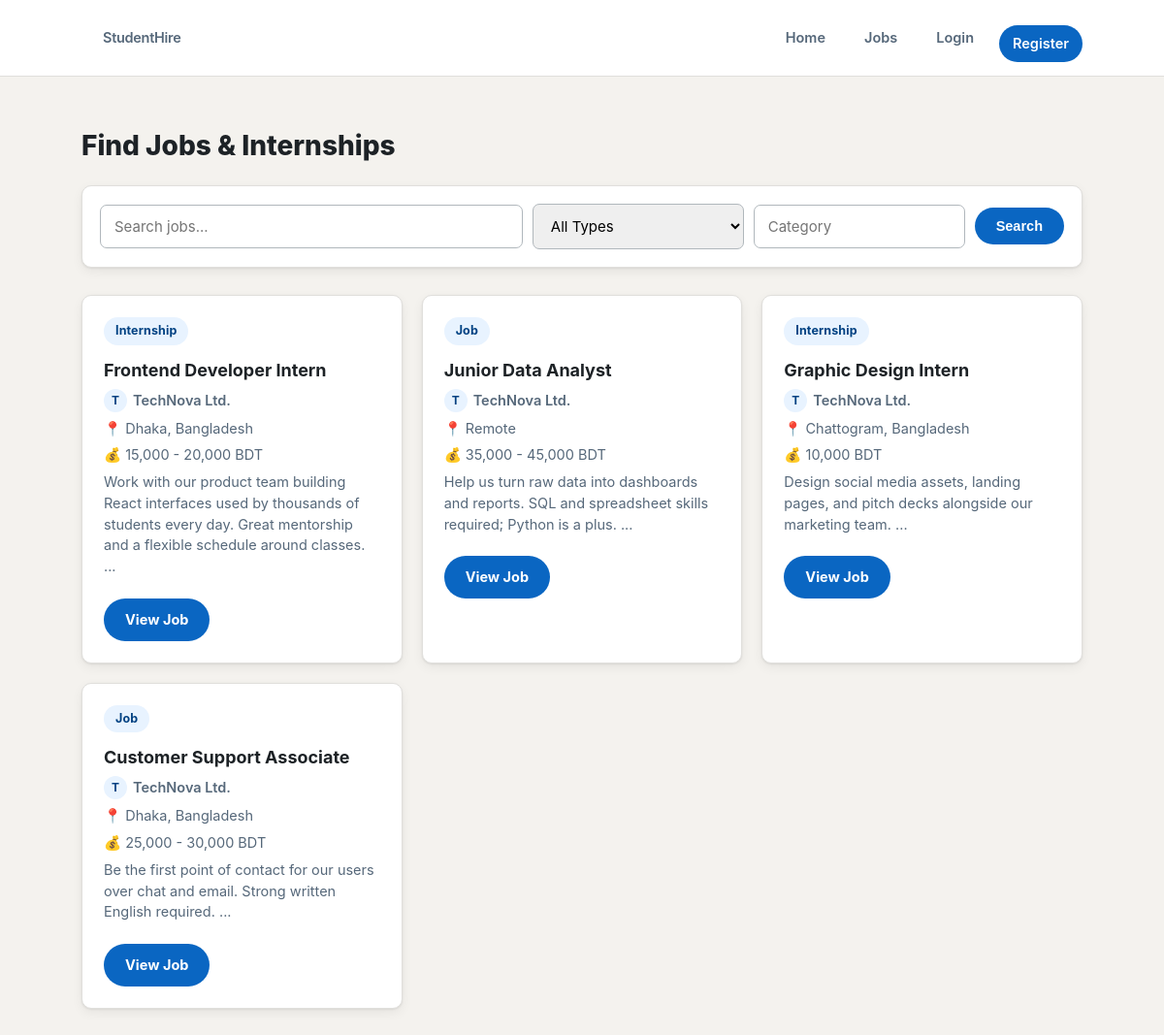
/jobs.php, run on the app's committed database.
### tables this page shows
CREATE TABLE jobs (
    id INT AUTO_INCREMENT PRIMARY KEY,
    employer_id INT NOT NULL,
    title VARCHAR(150) NOT NULL,
    description TEXT NOT NULL,
    category VARCHAR(100) DEFAULT NULL,
    location VARCHAR(120) DEFAULT NULL,
    job_type ENUM('Job', 'Internship') NOT NULL DEFAULT 'Job',
    salary VARCHAR(100) DEFAULT NULL,
    deadline DATE DEFAULT NULL,
    created_at TIMESTAMP DEFAULT CURRENT_TIMESTAMP,
    FOREIGN KEY (employer_id) REFERENCES users(id) ON DELETE CASCADE
);

CREATE TABLE users (
    id INT AUTO_INCREMENT PRIMARY KEY,
    name VARCHAR(120) NOT NULL,
    email VARCHAR(150) NOT NULL UNIQUE,
    password VARCHAR(255) NOT NULL,
    role ENUM('student', 'employer', 'admin') NOT NULL DEFAULT 'student',
    created_at TIMESTAMP DEFAULT CURRENT_TIMESTAMP
);

### jobs.php (the view, shortened to what this page needs)
<?php
require_once "config/database.php";
$keyword = $_GET["keyword"] ?? "";
$category = $_GET["category"] ?? "";
$sql = "
    SELECT jobs.*, users.name AS employer_name
    FROM jobs
    JOIN users ON jobs.employer_id = users.id
    WHERE 1=1
";
$params = [];
$sql .= " ORDER BY jobs.created_at DESC";
$stmt = $pdo->prepare($sql);
$stmt->execute($params);
$jobs = $stmt->fetchAll(PDO::FETCH_ASSOC);
?>
<!DOCTYPE html>
<html>
<head>
    <link rel="stylesheet" href="assets/css/style.css">
</head>
<body>
<?php $base = ""; include __DIR__ . "/includes/navbar.php"; ?>
<div class="container">
    <h1>Find Jobs & Internships</h1>
    <form
        method="GET"
        class="search-box"
    >
        <input
            type="text"
            name="keyword"
            placeholder="Search jobs..."
            value="<?= htmlspecialchars($keyword) ?>"
        >
        <select name="type">
            <option value="">
                All Types
            </option>
        </select>
        <input
            type="text"
            name="category"
            placeholder="Category"
            value="<?= htmlspecialchars($category) ?>"
        >
        <button class="btn">
            Search
        </button>
    </form>
    <div class="job-grid">
        <?php foreach ($jobs as $job): ?>
            <div class="job-card">
                <span class="badge">
                    <?= htmlspecialchars($job["job_type"]) ?>
                </span>
                <h3>
                    <?= htmlspecialchars($job["title"]) ?>
                </h3>
                <p class="employer-line">
                    <span class="avatar-mini">
                        <?= htmlspecialchars(strtoupper(substr($job["employer_name"], 0, 1))) ?>
                    </span>
                    <a href="profile.php?id=<?= (int) $job["employer_id"] ?>">
                        <?= htmlspecialchars($job["employer_name"]) ?>
                    </a>
                </p>
                <p>
                    📍 <?= htmlspecialchars($job["location"]) ?>
                </p>
                <p>
                    💰 <?= htmlspecialchars($job["salary"]) ?>
                </p>
                <p>
                    <?= htmlspecialchars(
                        substr($job["description"], 0, 150)
                    ) ?>
                    ...
                </p>
                <div class="card-actions">
                    <a
                        class="btn"
                        href="job-details.php?id=<?= $job["id"] ?>"
                    >
                        View Job
                    </a>
                </div>
            </div>
        <?php endforeach; ?>
    </div>
</div>
</body>
</html>

### assets/css/style.css (style rules this page uses)
:root { --brand: #0a66c2; --brand-dark: #004182; --brand-light: #e8f3ff; --ink: #1d2226; --ink-soft: #56687a; --line: #e0dfdc; --bg: #f4f2ee; --white: #ffffff; --success: #057642; --success-bg: #dcf5e6; --error: #b3261e; --error-bg: #fbe4e2; --radius: 10px; --shadow: 0 1px 2px rgba(0, 0, 0, .08), 0 4px 12px rgba(0, 0, 0, .06); }
* { box-sizing: border-box; margin: 0; padding: 0; }
body { font-family: -apple-system, BlinkMacSystemFont, "Segoe UI", Roboto, Helvetica, Arial, sans-serif; background: var(--bg); color: var(--ink); line-height: 1.5; }
a { color: var(--brand); }
.container { width: 86%; max-width: 1200px; margin: 50px auto; }
.container h1 { font-size: 28px; font-weight: 800; margin-bottom: 20px; }
.job-grid { display: grid; grid-template-columns: repeat(auto-fit, minmax(280px, 1fr)); gap: 20px; }
.job-card, .details-card, .stat-card { background: var(--white); padding: 22px; border-radius: var(--radius); border: 1px solid var(--line); box-shadow: var(--shadow); transition: box-shadow .15s ease, transform .15s ease; }
.job-card h3 { margin: 12px 0 4px; font-size: 18px; font-weight: 700; color: var(--ink); }
.job-card p { margin: 6px 0; line-height: 1.5; color: var(--ink-soft); font-size: 14.5px; }
.badge { display: inline-block; background: var(--brand-light); color: var(--brand-dark); padding: 5px 12px; border-radius: 20px; font-size: 12.5px; font-weight: 700; letter-spacing: .01em; }
.btn { display: inline-block; border: none; background: var(--brand); color: white; padding: 11px 22px; border-radius: 22px; text-decoration: none; cursor: pointer; margin-top: 12px; font-weight: 700; font-size: 14.5px; transition: background .15s ease, box-shadow .15s ease; }
form { display: flex; flex-direction: column; gap: 4px; }
input, select, textarea { width: 100%; padding: 12px 14px; border: 1px solid #b0b7bc; border-radius: 7px; font-size: 15px; margin-bottom: 14px; font-family: inherit; transition: border-color .15s ease, box-shadow .15s ease; }
.search-box { background: white; padding: 18px; margin-bottom: 28px; border-radius: var(--radius); border: 1px solid var(--line); box-shadow: var(--shadow); display: grid; grid-template-columns: 2fr 1fr 1fr auto; gap: 10px; align-items: center; }
.search-box input, .search-box select { margin-bottom: 0; }
.search-box .btn { margin-top: 0; }
.avatar-mini { display: inline-flex; align-items: center; justify-content: center; width: 24px; height: 24px; border-radius: 50%; background: var(--brand-light); color: var(--brand-dark); font-weight: 700; font-size: 12px; margin-right: 6px; vertical-align: middle; }
.employer-line { display: flex; align-items: center; }
.employer-line a { color: var(--ink-soft); text-decoration: none; font-weight: 600; }
.card-actions { display: flex; gap: 10px; flex-wrap: wrap; align-items: center; margin-top: 10px; }

### data on the page
jobs: job_type "Internship", title "Frontend Developer Intern", employer.name "T", employer.name "TechNova Ltd.", location "Dhaka, Bangladesh", salary "15,000 - 20,000 BDT", description "Work with our product team building React interfaces used by thousands of students every day. Great mentorship and a flexible schedule around classes."
jobs: job_type "Job", title "Junior Data Analyst", employer.name "T", employer.name "TechNova Ltd.", location "Remote", salary "35,000 - 45,000 BDT", description "Help us turn raw data into dashboards and reports. SQL and spreadsheet skills required; Python is a plus."
jobs: job_type "Internship", title "Graphic Design Intern", employer.name "T", employer.name "TechNova Ltd.", location "Chattogram, Bangladesh", salary "10,000 BDT", description "Design social media assets, landing pages, and pitch decks alongside our marketing team."
jobs: job_type "Job", title "Customer Support Associate", employer.name "T", employer.name "TechNova Ltd.", location "Dhaka, Bangladesh", salary "25,000 - 30,000 BDT", description "Be the first point of contact for our users over chat and email. Strong written English required."
